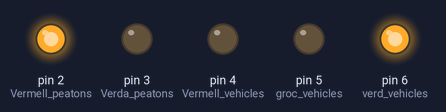
A sketch run on a simulated Arduino Uno, built with avr-gcc and run on an emulated ATmega328P. Parts: output pins drawn as LEDs (lit = HIGH).

Above: at 5.0 s.
At 10.5 s:
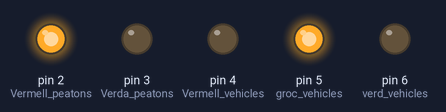
At 13.5 s:
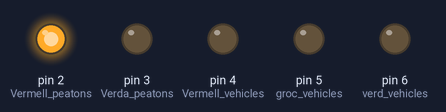
At 23.0 s:
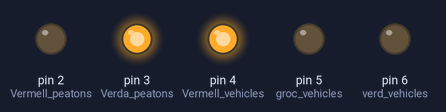
At 28.5 s:
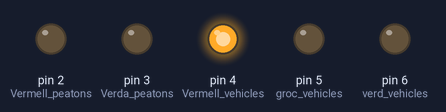
At 33.5 s:
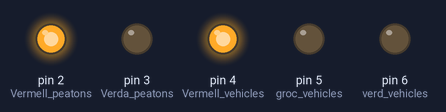
Timing chart, 0 to 45.5 s (numbered marks = the images above):
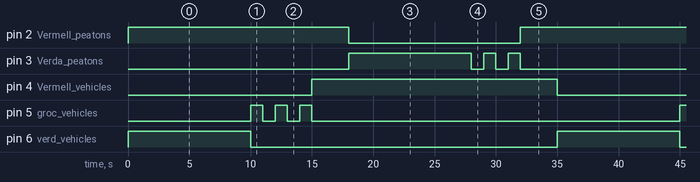

The sketch:

Semafor1.ino
```cpp
/****************************************************************
**                                                             **
**                          TÍTOL:                             **
**                         SEMAFOR1                            **
**                                                             **
**  NOM:Mohamed el Marnissi                   DATA: 31/01/2017 **
****************************************************************/
//************************ INCLUDE ******************************


//*********************** VARIABLES *****************************


//************************** SETUP ******************************

void setup() {                 // configura el final de salida
  pinMode(2,OUTPUT);//Vermell peatons
  pinMode(3,OUTPUT);//Verda peatons
 pinMode(4,OUTPUT);//Vermell vehicles
  pinMode(5,OUTPUT);//groc vehicles
  pinMode(6,OUTPUT);//verd vehicles

}

//*************************** LOOP ******************************

void loop() {                 // inicia el bucle del programa
  digitalWrite(2,HIGH);
digitalWrite(6,HIGH);
delay(10000);
digitalWrite(2,HIGH);
digitalWrite(6,LOW);
digitalWrite(5,HIGH);
delay(1000);
digitalWrite(5,LOW);
delay(1000);
digitalWrite(5,HIGH);
delay(1000);
digitalWrite(5,LOW);
delay(1000);
digitalWrite(5,HIGH);
delay(1000);
digitalWrite(5,LOW);
digitalWrite(4,HIGH);
delay(3000);
digitalWrite(2,LOW);
digitalWrite(3,HIGH);
delay(10000);
digitalWrite(3,LOW);
delay(1000);
digitalWrite(3,HIGH);
delay(1000);
digitalWrite(3,LOW);
delay(1000);
digitalWrite(3,HIGH);
delay(1000);
digitalWrite(3,LOW);
digitalWrite(2,HIGH);
delay(3000);
digitalWrite(4,LOW);

}

//************************** FUNCIONS ***************************
```

Measured:
- by itself, pin 2 (Vermell_peatons): repeats every 35.0 s: LOW 14.0 s, HIGH 21.0 s
- by itself, pin 3 (Verda_peatons): repeats every 35.0 s: 2 × (LOW 1.0 s, HIGH 1.0 s), LOW 21.0 s, HIGH 10.0 s
- by itself, pin 4 (Vermell_vehicles): alternates HIGH for 20.0 s and LOW for 15.0 s
- by itself, pin 5 (groc_vehicles): repeats every 35.0 s: 2 × (LOW 1.0 s, HIGH 1.0 s), LOW 30.0 s, HIGH 1.0 s
- by itself, pin 6 (verd_vehicles): alternates HIGH for 10.0 s and LOW for 25.0 s
